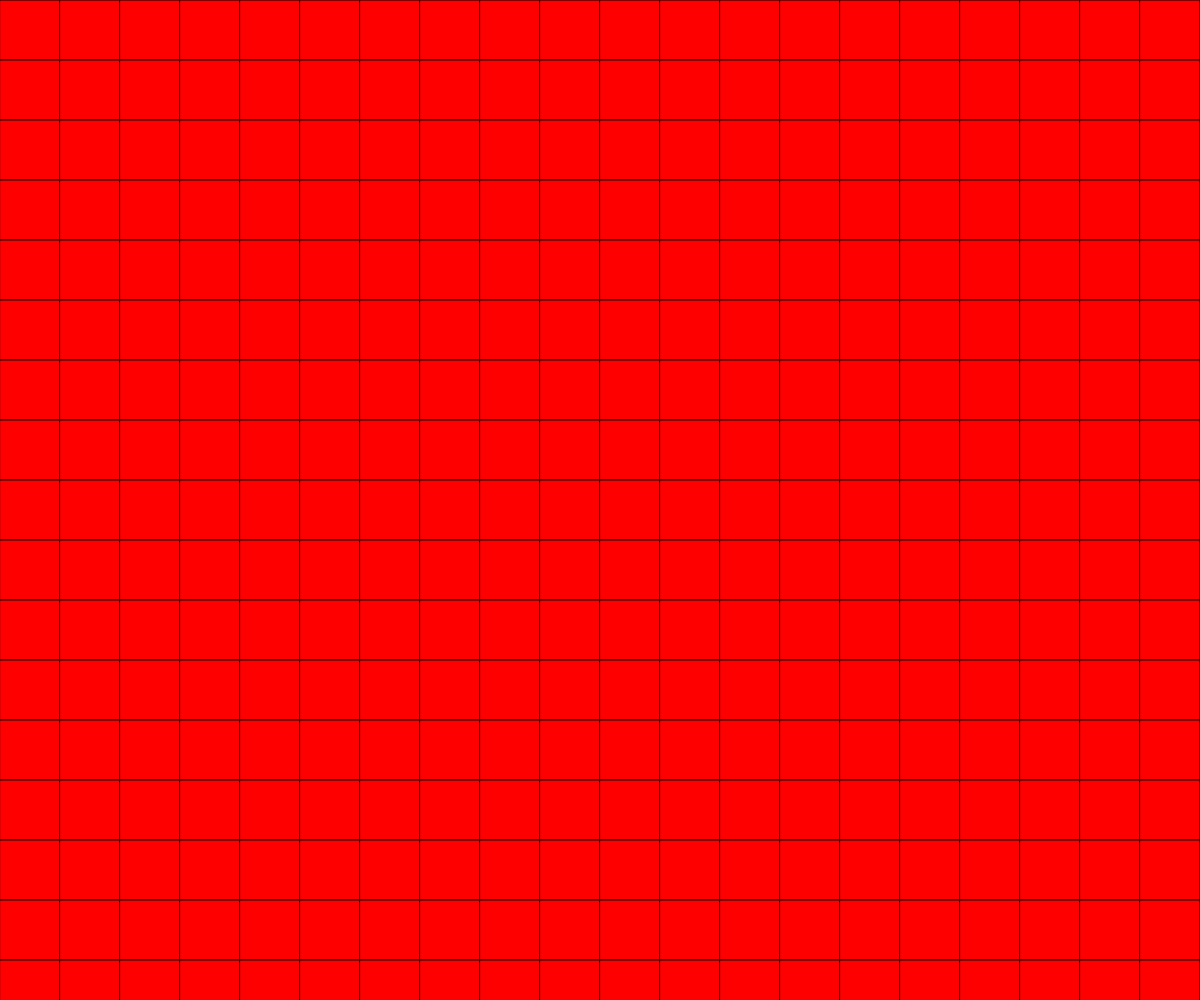
Frame 1 (no input)
Frame 60 (no input): identical to frame 1, image omitted
Frame 120 (the mouse pressed at the canvas centre since frame 60): identical to frame 1, image omitted

The p5.js sketch that drew this single still picture (run headless with seeded random() and noise() and a simulated clock; from frame 60 on, the mouse is pressed at the canvas centre):

// p5.js sketch
// ── sketch.js
//create a program that enables us to customize the number of squares in a grid
//two variables. 1) to choose the number of squares, 2) one that defines the side length based on the window width

function setup() {
  //runs one time
  createCanvas(windowWidth, windowHeight);
  strokeWeight(1);
  background (150);
  fill ('red');
}

function draw() {
//runs in a loop

 
  var num = 20//variable for the number of squares
  var sideLen = windowWidth/num;//variable for the side length of each square
 
 
   for(var y = 0; y < windowHeight; y = y + sideLen) {//loop to create a row of squares in the y direction
 
  for(var x = 0; x < windowWidth; x = x + sideLen) {//loop to create a grid in the y direction
    quad (
  x,y,
  x + sideLen,y,
  x + sideLen,y + sideLen,
  x,y + sideLen
);
   
  }
  }
 
}

function windowResized (){
  resizeCanvas(windowWidth, windowHeight);
}
